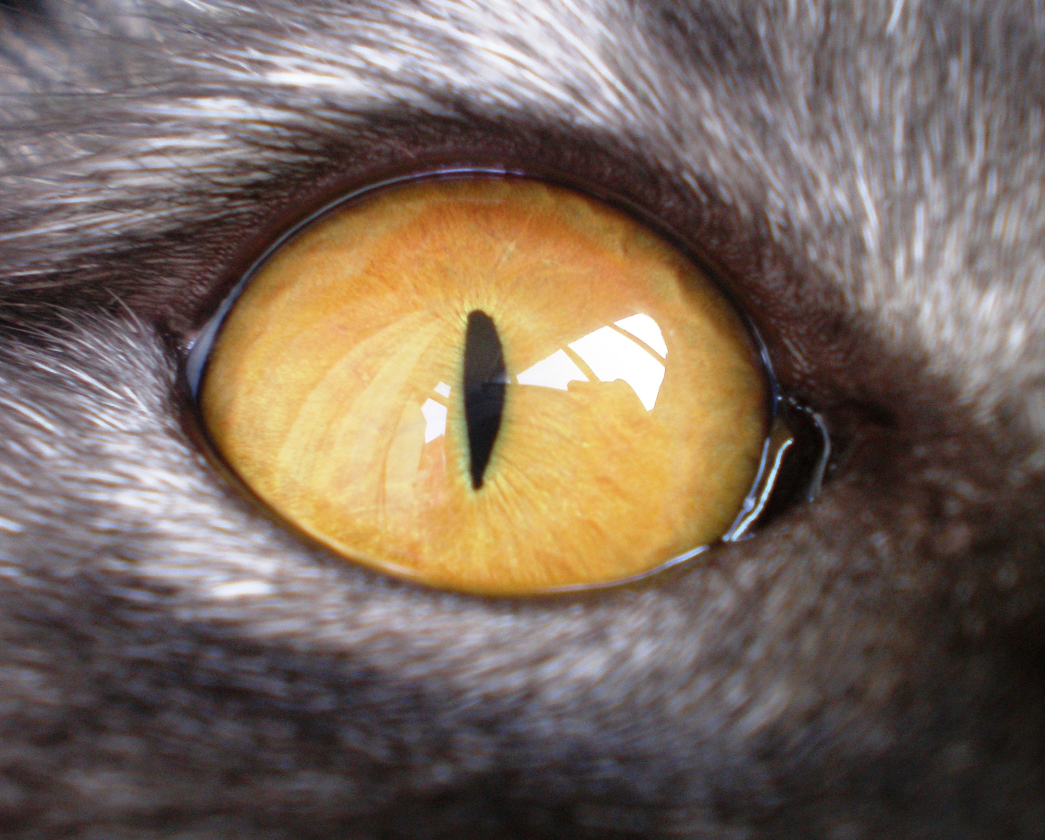
//> input picture opencv_1/image.jpg, 2089 x 1680 px (shown at 1/2 size)
$ ./opencv_1   (built with g++ and OpenCV 4)
//> lines starting //> are read from the running program, lines starting //| are printed output that depends on the picture; after the words box and inside, x2 and y2 are one past the last pixel; in counts of white or black regions, pixels touching at a corner belong together
// opencv_1.cpp : Этот файл содержит функцию "main". Здесь начинается и заканчивается выполнение программы.
//

#include <iostream>
#include <opencv2/opencv.hpp>


using namespace cv;
using namespace std;


int main()
{
    string imagePath = "image.jpg";
    Mat image = imread(imagePath);
//> image is the input picture: 1680 rows x 2089 cols, CV_8UC3; mean B, G, R 92.6, 104.9, 121.1
    if (image.empty())
    {
        cout << "Image not found." << endl;
        return -1;
    }
    circle(image, Point(500, 200), 100, Scalar(0, 255, 120), -100);
    circle(image, Point(400, 200), 100, Scalar(255, 255, 255), -100);
    line(image, Point(425, 200), Point(475,200), Scalar(10, 0, 10), 2);
//> image: 1680 rows x 2089 cols, CV_8UC3; mean B, G, R 92.7, 106.4, 121.7
    line(image, Point(450, 175), Point(450, 225), Scalar(10, 0, 10), 2);
//> image: 1680 rows x 2089 cols, CV_8UC3; mean B, G, R 92.7, 106.4, 121.7
    imshow("show window", image);
    Mat part1 = image(Rect(0, 0, image.cols / 2, image.rows / 2));
    Mat part2 = image(Rect(image.cols / 2, 0, image.cols / 2, image.rows / 2));
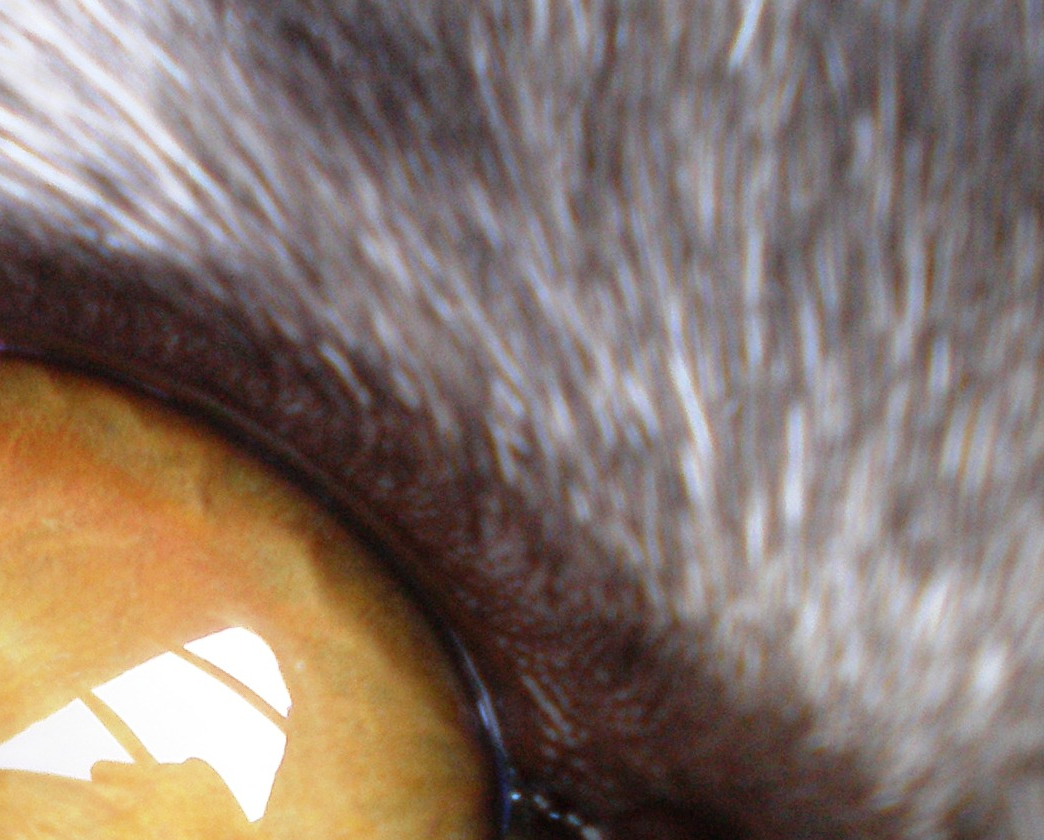
//> part2: 840 rows x 1044 cols, CV_8UC3; mean B, G, R 109.4, 118.9, 135.4
    Mat part3 = image(Rect(0, image.rows / 2, image.cols / 2, image.rows / 2));
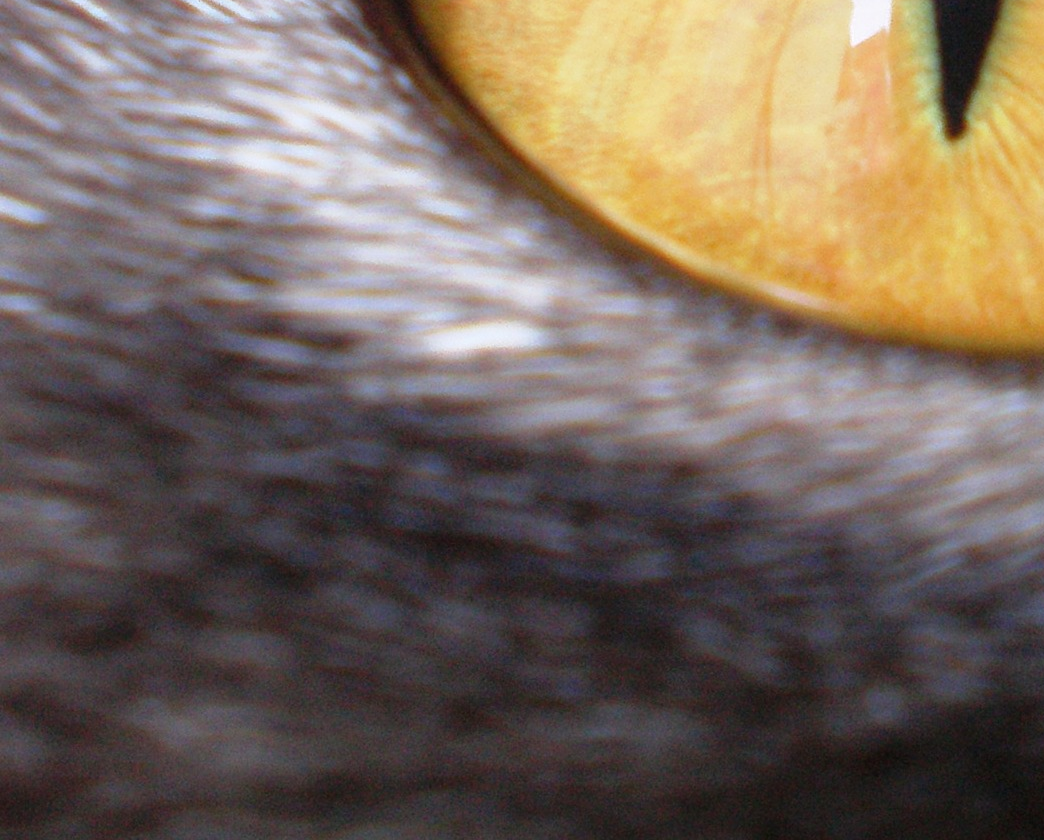
//> part3: 840 rows x 1044 cols, CV_8UC3; mean B, G, R 93.2, 103.9, 118
    Mat part4 = image(Rect(image.cols / 2, image.rows / 2, image.cols / 2, image.rows / 2));
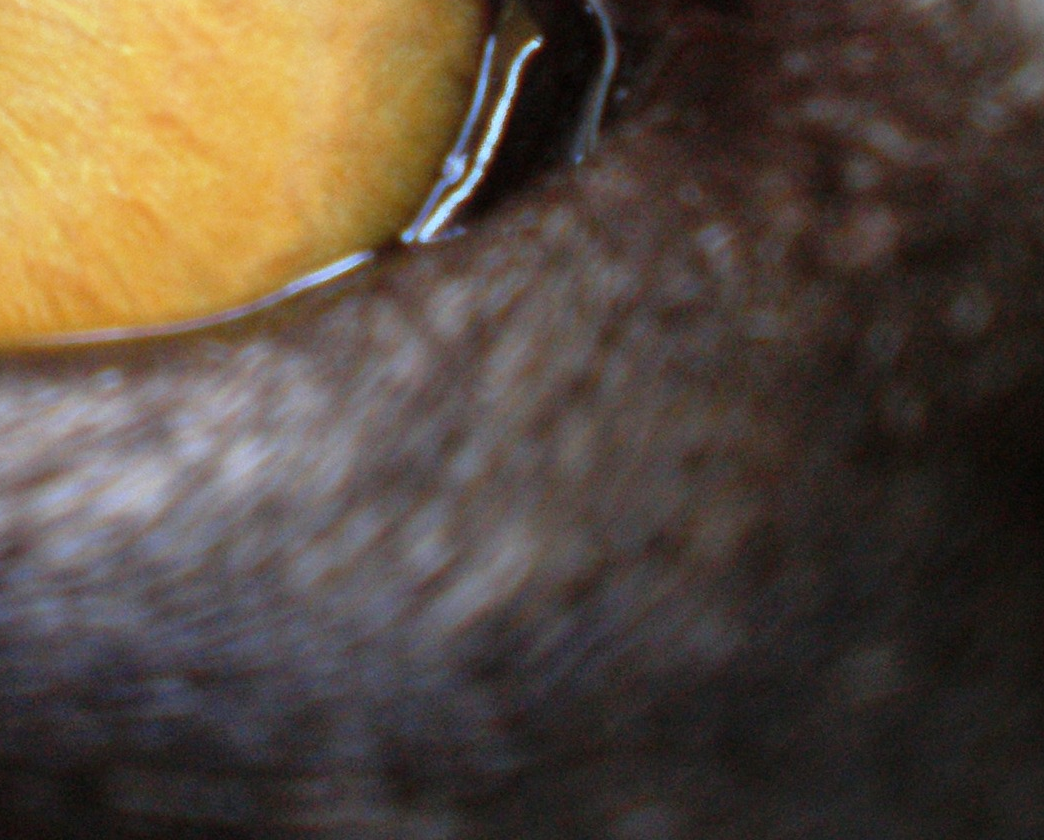
//> part4: 840 rows x 1044 cols, CV_8UC3; mean B, G, R 62, 75.8, 89.8
    imshow("Display window1", part1);
    imshow("Display window2", part2);
    imshow("Display window3", part3);
    imshow("Display window4", part4);

    Mat mask = Mat::zeros(image.size(), image.type());
    circle(mask, Point(image.cols / 2, image.rows / 2), 300, Scalar(255, 255, 255), -1);
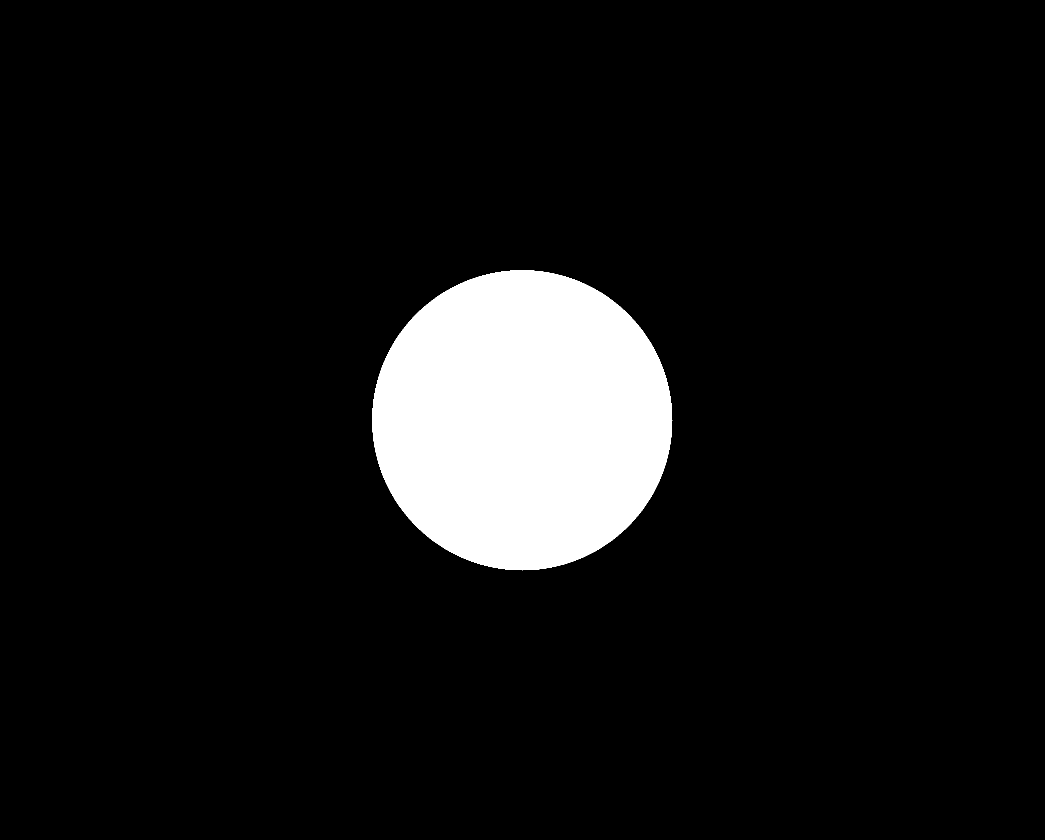
//> mask: 1680 rows x 2089 cols, CV_8UC3 (shown at 1/2 size); 8.1% white; 1 white region, box (x1, y1, x2, y2) and area: (744, 540, 1345, 1141) 282697
    Mat r = Mat::zeros(image.size(), image.type());
    image.copyTo(r, mask);
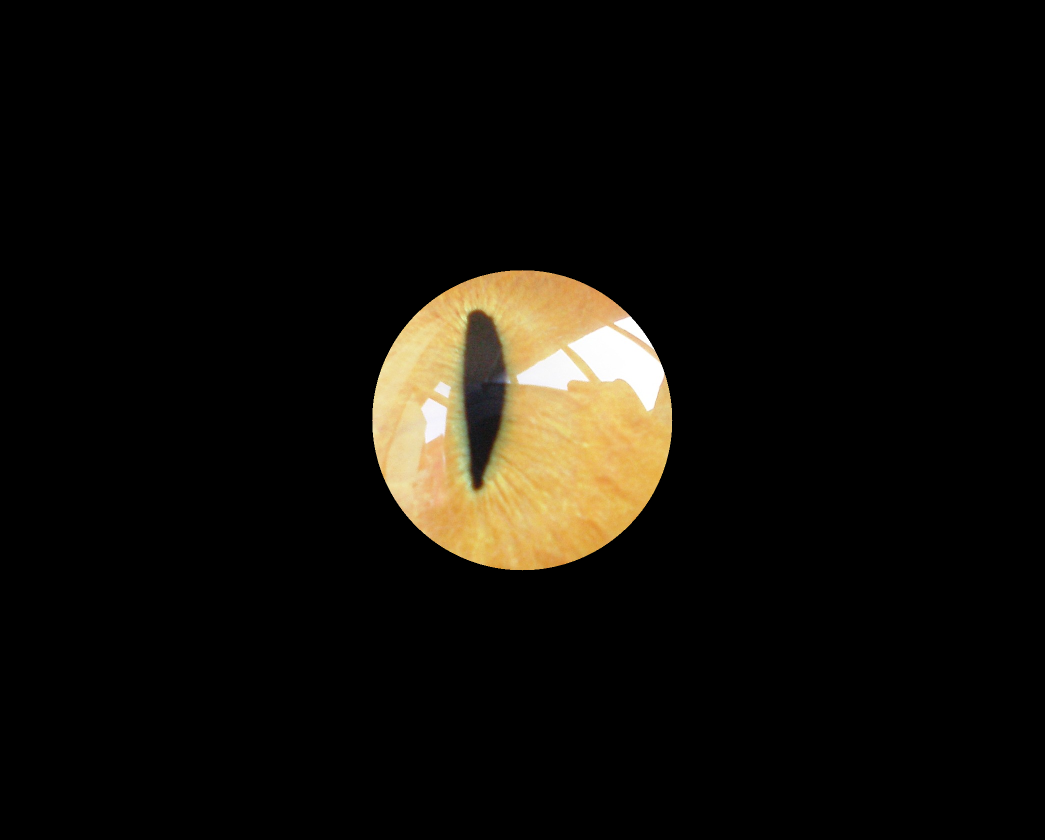
//> r: 1680 rows x 2089 cols, CV_8UC3 (shown at 1/2 size); mean B, G, R 9.5, 14.7, 17.4
    imshow("Result", r);
    waitKey(0);
    return 0;
}


// Запуск программы: CTRL+F5 или меню "Отладка" > "Запуск без отладки"
// Отладка программы: F5 или меню "Отладка" > "Запустить отладку"

// Советы по началу работы
//   1. В окне обозревателя решений можно добавлять файлы и управлять ими.
//   2. В окне Team Explorer можно подключиться к системе управления версиями.
//   3. В окне "Выходные данные" можно просматривать выходные данные сборки и другие сообщения.
//   4. В окне "Список ошибок" можно просматривать ошибки.
//   5. Последовательно выберите пункты меню "Проект" > "Добавить новый элемент", чтобы создать файлы кода, или "Проект" > "Добавить существующий элемент", чтобы добавить в проект существующие файлы кода.
//   6. Чтобы снова открыть этот проект позже, выберите пункты меню "Файл" > "Открыть" > "Проект" и выберите SLN-файл.
